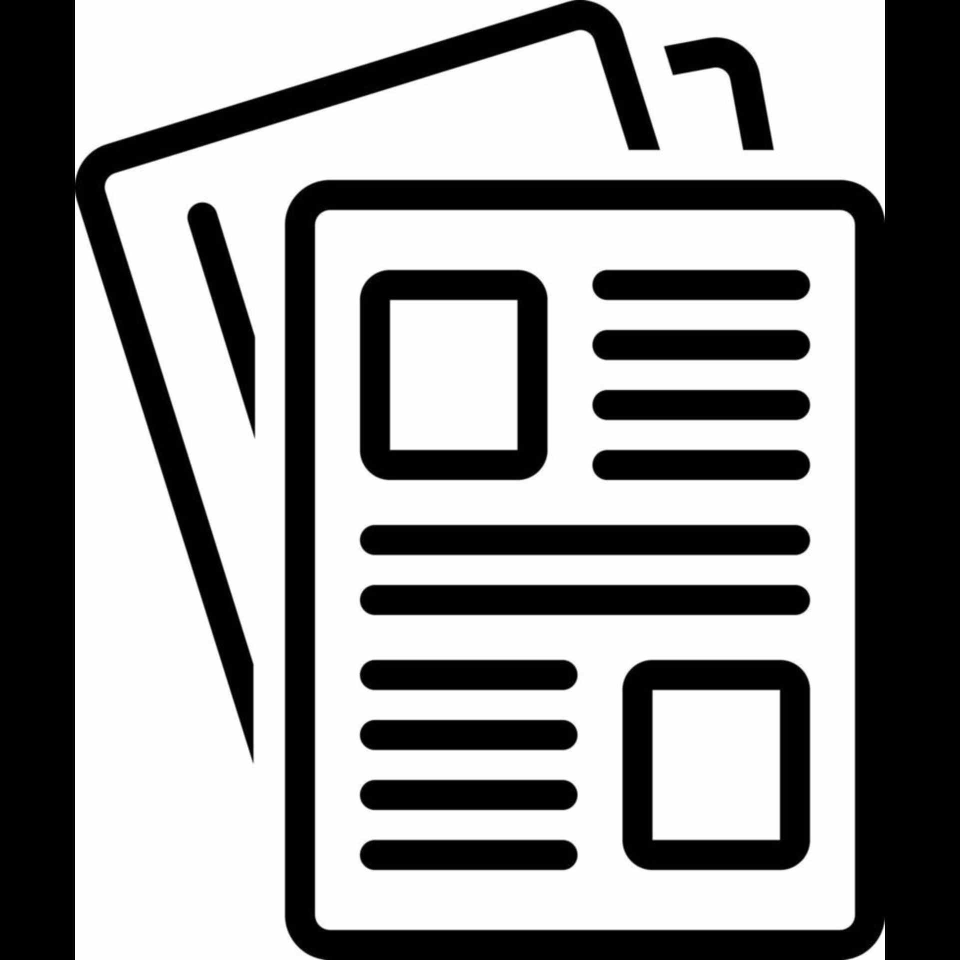
#> input picture computer Vision/bitwise/OR/Image1.jpg, 1920 x 1920 px, found by its file name (shown at 1/2 size)
$ python bitwise_xor.py
#> lines starting #> are read from the running program, lines starting #| are printed output that depends on the picture
import cv2 as cv
from matplotlib import pyplot as plt

image_path1 = r"F:\quantanics\computer Vision\bitwise\OR\Image1.jpg"
image1 = cv.imread(image_path1)
#> image1 is the input picture: shape (1920, 1920, 3); min 0, max 255, mean 147.8
image_path2 = r"F:\quantanics\computer Vision\bitwise\OR\Image2.jpg"
image2 = cv.imread(image_path2)
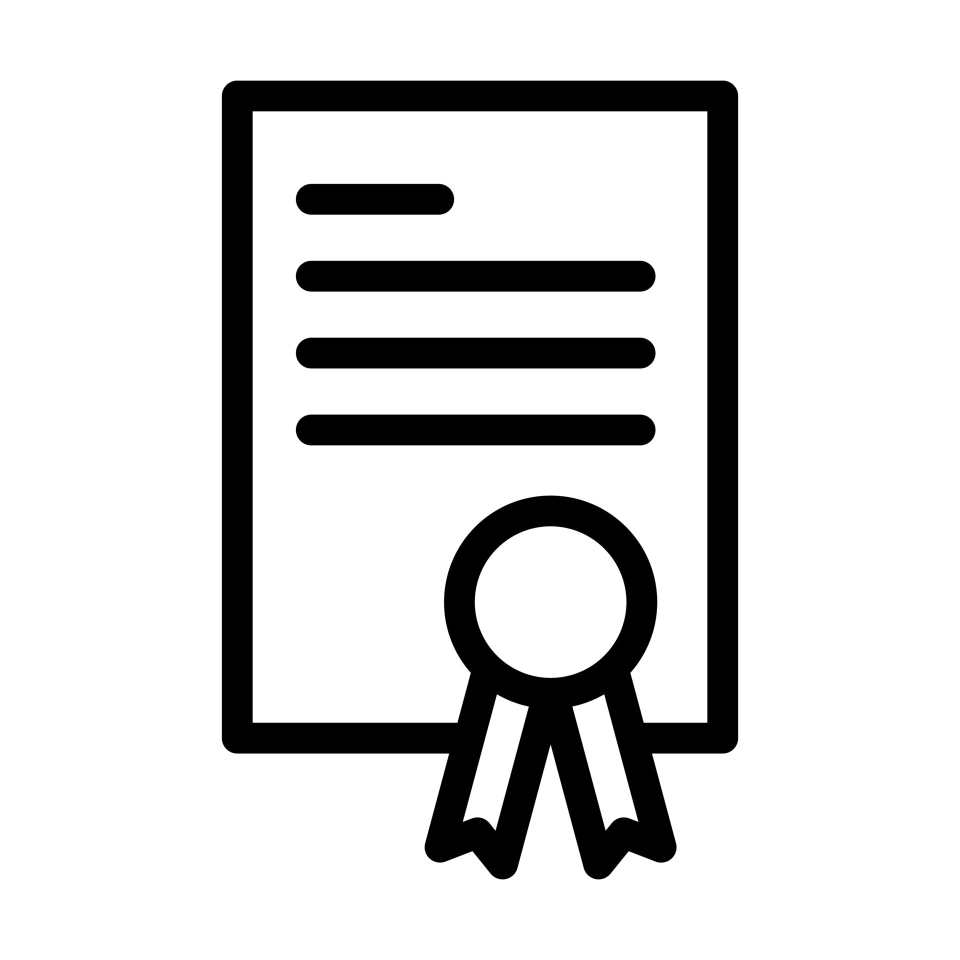
#> input picture computer Vision/bitwise/OR/image2.jpg, 1920 x 1920 px, found by its file name (shown at 1/2 size)
#> image2 is the input picture: shape (1920, 1920, 3); min 0, max 255, mean 215.7

def bitwise_xor(image1,image2):
    xor_image = cv.bitwise_xor(image1, image2)
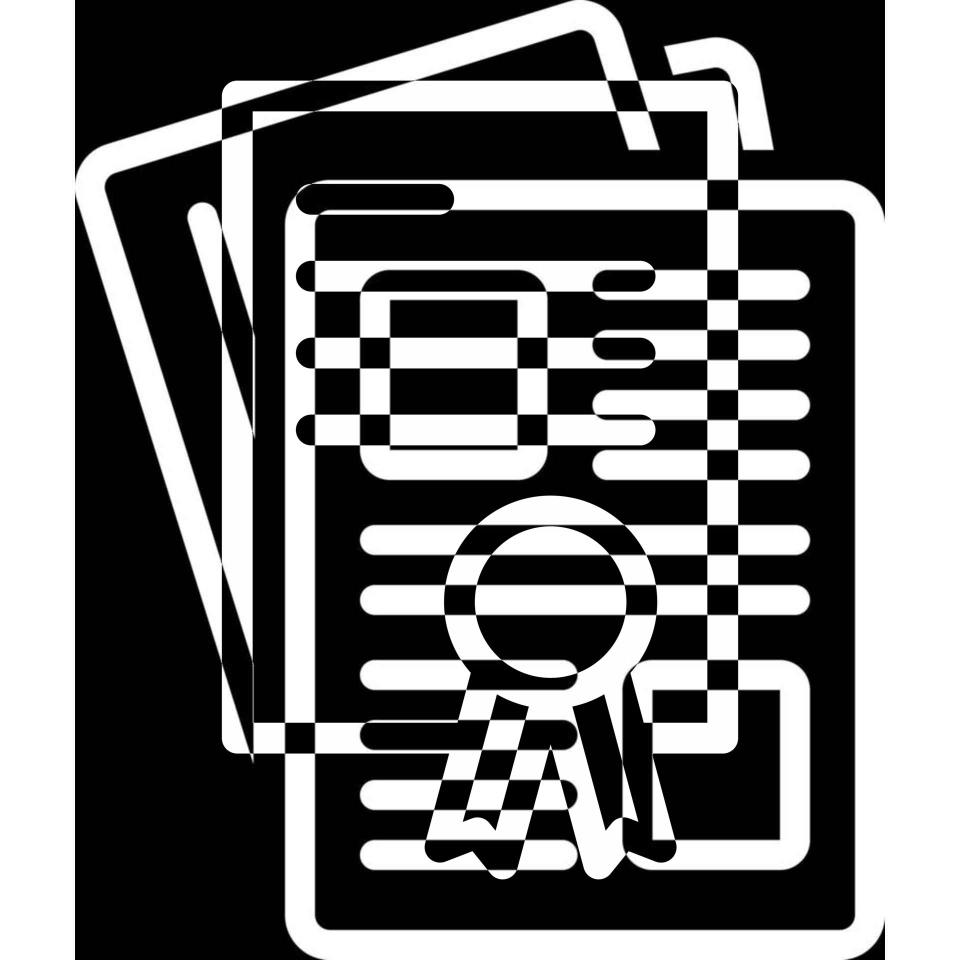
#> xor_image: shape (1920, 1920, 3) (shown at 1/2 size); min 0, max 255, mean 115.3
    plt.subplot(221), plt.imshow(image1), plt.title('Image 1')
    plt.subplot(222), plt.imshow(image2), plt.title('Image 2')
    plt.subplot(223), plt.imshow(xor_image), plt.title('XOR Image')
    plt.show()
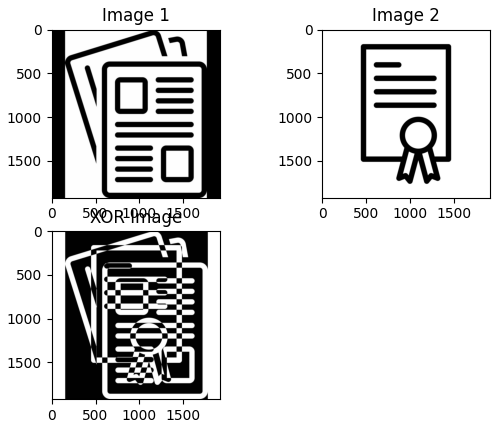
#> figure drawn by matplotlib, 3 panels

if image1 is not None and image2 is not None:
    bitwise_xor(image1, image2)
